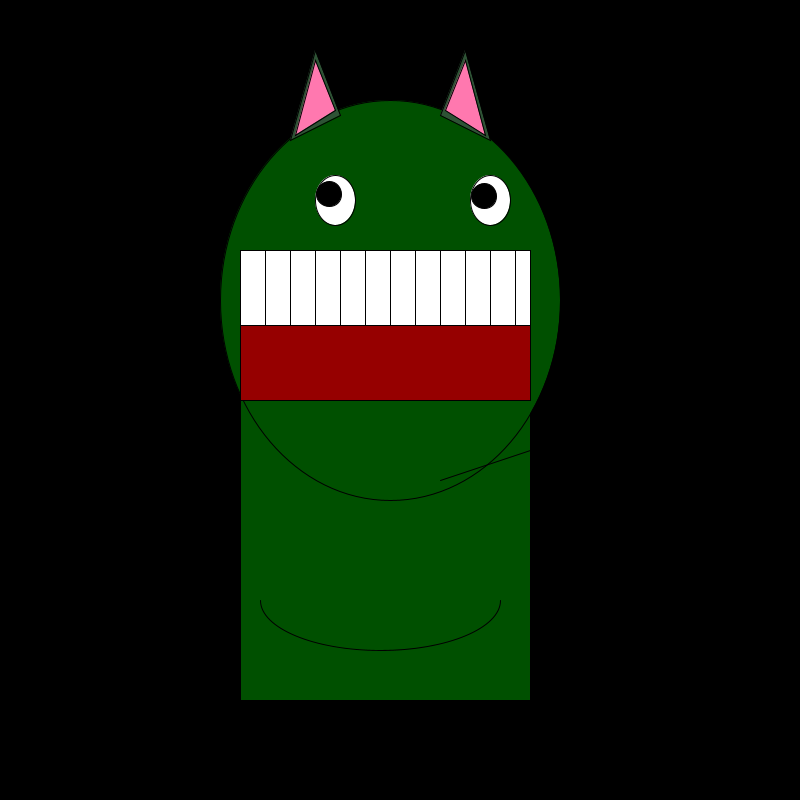
Frame 1 (no input)
Frame 60 (the mouse pressed at the canvas centre just before this capture): identical to frame 1, image omitted
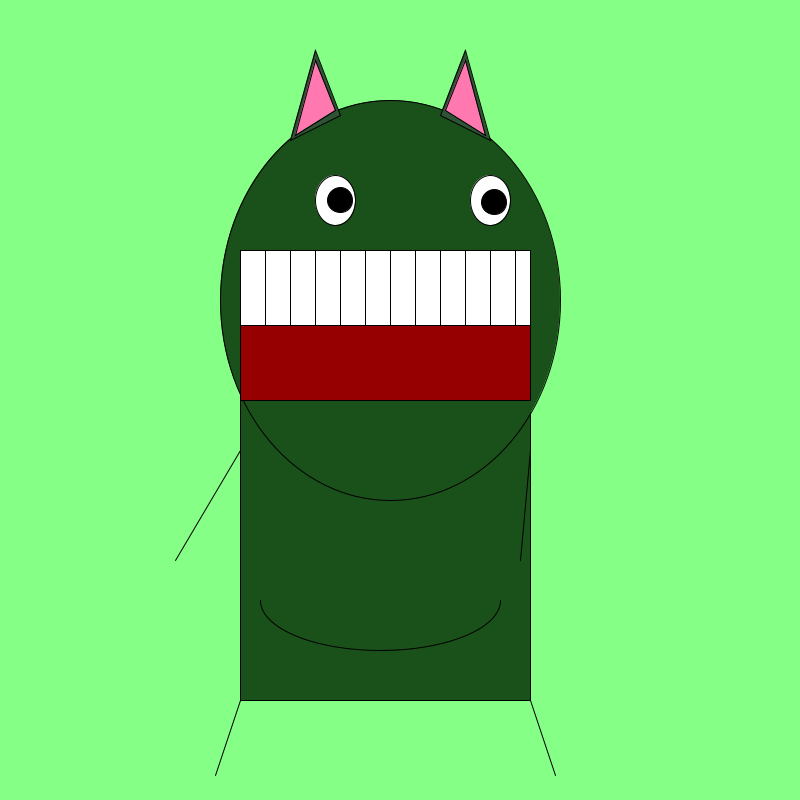
Frame 120 (the mouse held since frame 60 and released just before this capture)

The Processing sketch that drew these frames (run headless with seeded random() and noise(); from frame 60 on, the mouse is pressed at the canvas centre):

// Processing sketch: processing_155605
// ── processing_155605.pde

void setup () {
  size (800,800);
}

void draw () {
   background (mouseX/3,mouseX+mouseY/6,mouseY/3);
     fill (mouseX/15,80,mouseY/15);
rect (240,250,290,450);
ellipse (390,300,340,400);
fill (150,0,0);
rect (240,250,290,150);
fill (350,350,350);
rect (240,250,290,75);
line (265,250,265,325);
line (290,250,290,325);
line (315,250,315,325);
line (340,250,340,325);
line (365,250,365,325);
line (390,250,390,325);
line (415,250,415,325);
line (440,250,440,325);
line (465,250,465,325);
line (490,250,490,325);
line (515,250,515,325);
ellipse (335,200,40,50);
ellipse (490,200,40,50);
line (240,700,215,775);
line (530,700,555,775);
fill (0);
ellipse (340+((mouseX-400)/36),200+((mouseY-400)/60),25,25);
ellipse (490+((mouseX-250)/36),200+((mouseY-250)/60),25,25);
fill (46,83,53);
triangle (290,140,315,50,340,115);
triangle (440,115,465,50,490,140);
fill (255,120,175);
triangle (295,135,315,60,335,110);
triangle (445,110,465,60,485,135);
fill (mouseX/15,80,mouseY/15);
arc (380,600,240,100,HALF_PI-HALF_PI,PI);
line (240,450,215+((mouseX-600)/5),600+((mouseY-600)/5));
line (530,450,560+((mouseX-600)/5),600+((mouseY-600)/5));
}
